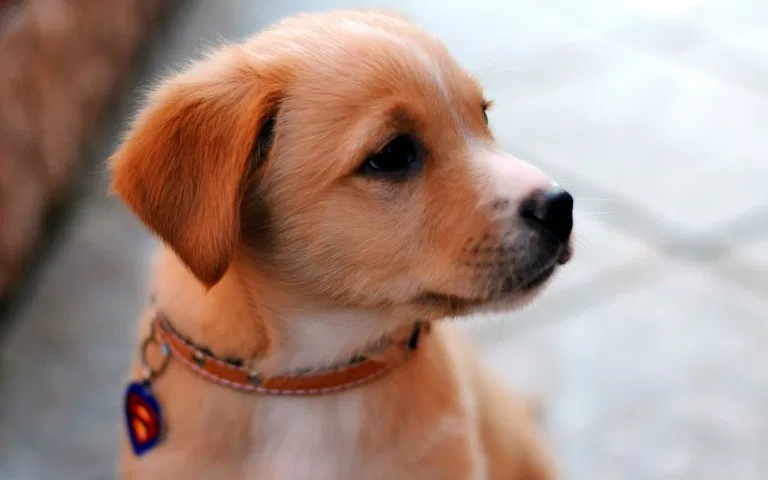
#> input picture dog.jpg, 768 x 480 px
$ jupyter execute 'Image to Pencil Sketch.ipynb'
#> lines starting #> are read from the running program, lines starting #| are printed output that depends on the picture
## Task-03(Beginner Level): Image to Pencil Sketch with Python

## Author: Zashi Avinash Patil

## Import required library

[cell 1]
import cv2

## Display original image

[cell 2]
im = cv2.imread("dog.jpg")
#> im is the input picture: shape (480, 768, 3); mean B, G, R 134.9, 145.2, 169.6
cv2.imshow("dog", im)
cv2.waitKey(0)

## Converting the image to grayscale

[cell 3]
g_im = cv2.cvtColor(im, cv2.COLOR_BGR2GRAY)
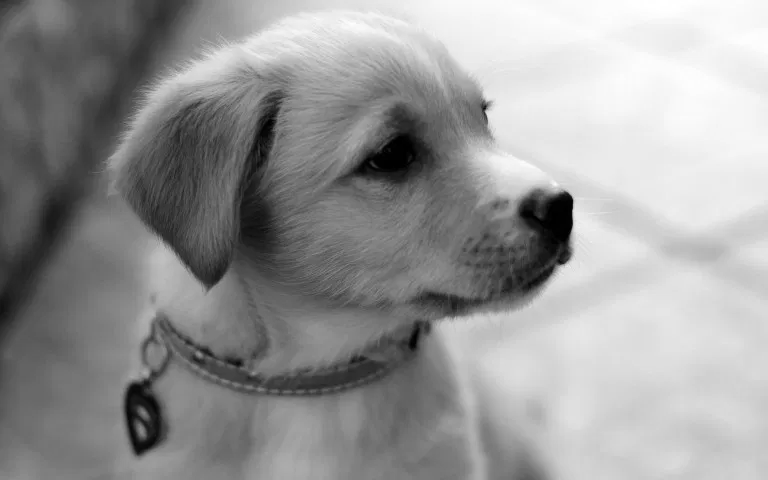
#> g_im: shape (480, 768); min 0, max 255, mean 151.3
cv2.imshow("dog2", g_im)
cv2.waitKey(0)

## Invert the image

[cell 4]
i_im = 255 - g_im
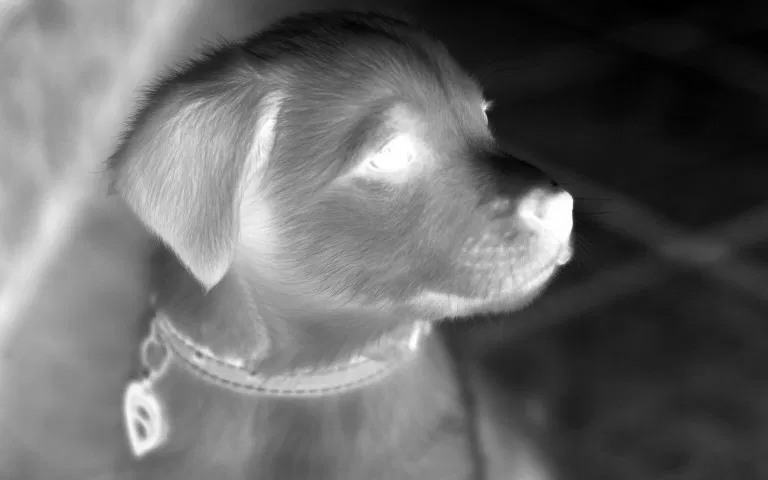
#> i_im: shape (480, 768); min 0, max 255, mean 103.7
cv2.imshow("Inverted", i_im)
cv2.waitKey()

## Blur the image

[cell 5]
blur = cv2.GaussianBlur(i_im, (151, 151), 0)
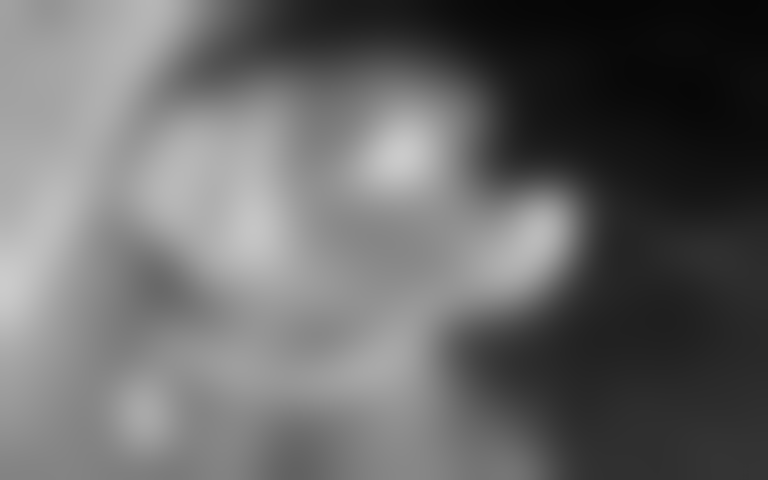
#> blur: shape (480, 768); min 6, max 203, mean 103.7

[cell 6]
#Invert the image
i_blur = 255 - blur
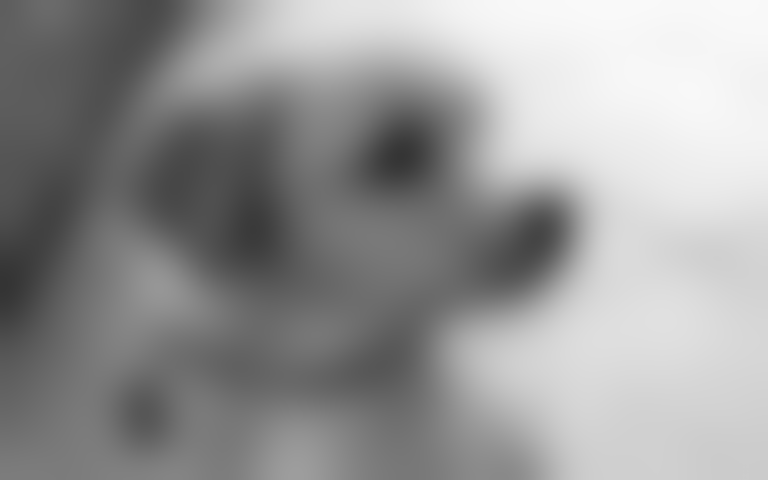
#> i_blur: shape (480, 768); min 52, max 249, mean 151.3
pencil_sketch = cv2.divide(g_im, i_blur, scale=256.0)
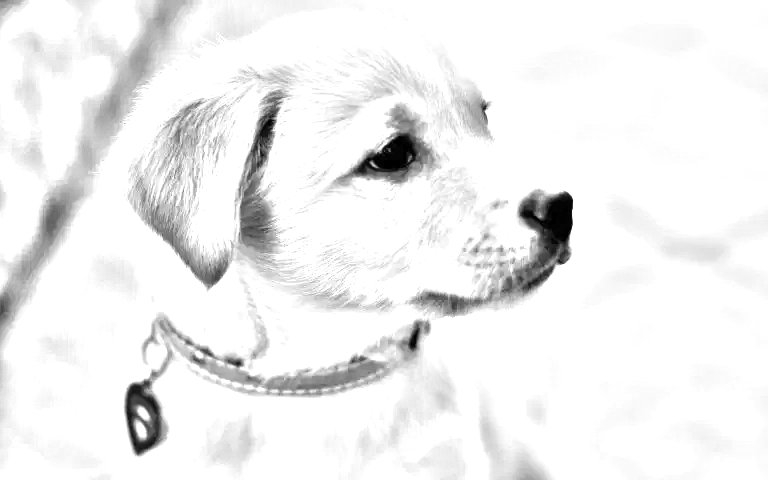
#> pencil_sketch: shape (480, 768); min 0, max 255, mean 239.4
cv2.imshow("Sketch", pencil_sketch)
cv2.waitKey(0)
